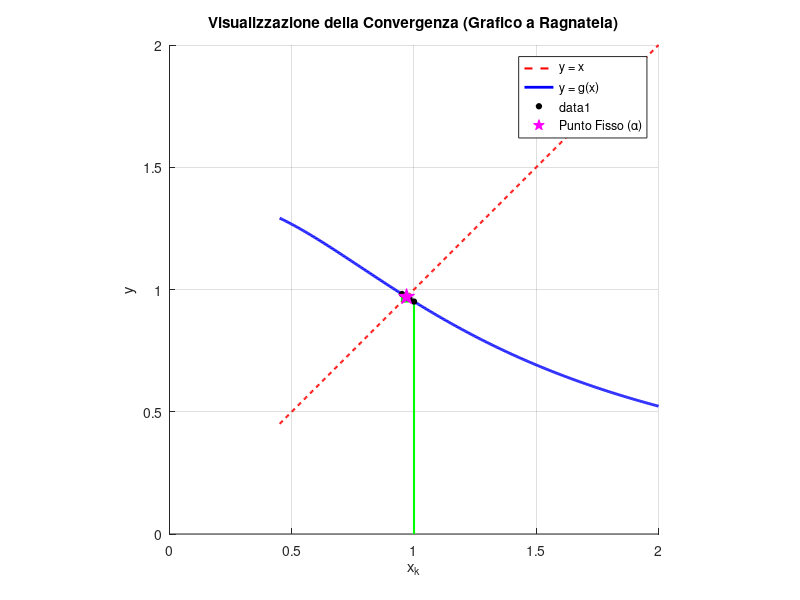

Source code (MATLAB):
% =========================================================================
% METODO DEL PUNTO FISSO CON GRAFICO A RAGNATELA (COBWEB PLOT)
% =========================================================================
clear; clc; close all;
format long; % Imposta la visualizzazione interna di MATLAB ad alta precisione

% 1. DEFINIZIONE DELLA FUNZIONE g(x)
g = @(x) (x + 2 - log(x + 2)) ./ (x.^2 + 1);

% 2. PARAMETRI DI INPUT
x0 = 1;           % Punto iniziale
tol = 1e-12;      % Tolleranza ad alta precisione
max_iter = 150;    % Numero massimo di iterazioni per il grafico

% 3. ALLOCAZIONE VETTORI PER MEMORIZZARE I PASSI
X = zeros(1, max_iter);
X(1) = x0;
iter = 0;
errore = Inf;

% =========================================================================
% 4. LOOP ITERATIVO (Sostituito con controllo di divergenza)
% =========================================================================
diverge = false; % Variabile bandiera (flag) per tracciare la divergenza

while (errore > tol) && (iter < max_iter-1)
    iter = iter + 1;
    prossimo_x = g(X(iter));
    
    % CONTROLLO DI SICUREZZA 1: Se il valore è Inf, NaN o sta esplodendo numericamente
    if isnan(prossimo_x) || isinf(prossimo_x) || abs(prossimo_x) > 1e10
        diverge = true;
        break; % Interrompe immediatamente il ciclo while
    end
    
    X(iter+1) = prossimo_x;
    
    % CONTROLLO DI SICUREZZA 2: se l'errore attuale è molto più grande 
    % del precedente, il metodo sta chiaramente scappando via (divergendo)
    nuovo_errore = abs(X(iter+1) - X(iter));
    if iter > 1 && nuovo_errore > errore * 10 
        diverge = true;
        errore = nuovo_errore;
        break;
    end
    
    errore = nuovo_errore;
end

% Tagliamo i vettori alle iterazioni effettivamente calcolate
X = X(1:iter+1);

% Stampa dei risultati nella Command Window (Mostra 12 cifre decimali)
fprintf('---------------------------------------------------\n');
if diverge
    warning('ATTENZIONE: Il metodo sta DIVERGENDO violentemente!');
    fprintf('Il calcolo è stato arrestato per evitare errori numerici alla iterazione %d.\n', iter);
elseif iter >= max_iter-1 && errore > tol
    warning('Il metodo non è giunto a convergenza nel numero massimo di iterazioni consentite.');
    fprintf('Ultimo valore calcolato: %1.12f (Errore rimasto: %1.2e)\n', X(end), errore);
else
    fprintf('Il metodo è CONVERSO con successo!\n');
    fprintf('Punto fisso trovato: %1.12f in %d iterazioni.\n', X(end), iter);
end
fprintf('---------------------------------------------------\n');

% =========================================================================
% 5. PARTE GRAFICA
% =========================================================================
figure('Name', 'Analisi di Convergenza - Punto Fisso', 'NumberTitle', 'off');
hold on; grid on;

% Definiamo un intervallo di assi appropriato intorno allo zero trovato
xmin = max(min(X) - 0.5, -1.99);
xmax = max(X) + 1;
x_plot = linspace(xmin, xmax, 500);

% Disegno la bisettrice y = x (in rosso tratteggiato)
plot(x_plot, x_plot, 'r--', 'LineWidth', 1.5, 'DisplayName', 'y = x');

% Disegno la curva y = g(x) (in blu)
plot(x_plot, g(x_plot), 'b-', 'LineWidth', 2, 'DisplayName', 'y = g(x)');

% Disegno l'andamento iterativo (La Ragnatela)
for k = 1:iter
    % Segmento verticale: aggiunto 'HandleVisibility', 'off'
    if k == 1
        plot([X(k), X(k)], [0, X(k+1)], 'g-', 'LineWidth', 1.5, 'HandleVisibility', 'off'); 
    else
        plot([X(k), X(k)], [X(k), X(k+1)], 'g-', 'LineWidth', 1.5, 'HandleVisibility', 'off');
    end
    pause(0.1); % Animazione più rapida e piacevole
    
    % Segmento orizzontale: aggiunto 'HandleVisibility', 'off'
    plot([X(k), X(k+1)], [X(k+1), X(k+1)], 'g-', 'LineWidth', 1.5, 'HandleVisibility', 'off');
    pause(0.1);
end

% Evidenzio i punti di scatto con dei pallini neri
plot(X(1:end-1), X(2:end), 'ko', 'MarkerFaceColor', 'k', 'MarkerSize', 4);

% Evidenzio il punto fisso finale con una stella magica
plot(X(end), X(end), 'mp', 'MarkerFaceColor', 'm', 'MarkerSize', 12, 'DisplayName', 'Punto Fisso (\alpha)');

% Abbellimenti del grafico
xlabel('x_k');
ylabel('y');
title('Visualizzazione della Convergenza (Grafico a Ragnatela)');
legend('Location', 'best');
axis square;
hold off;
